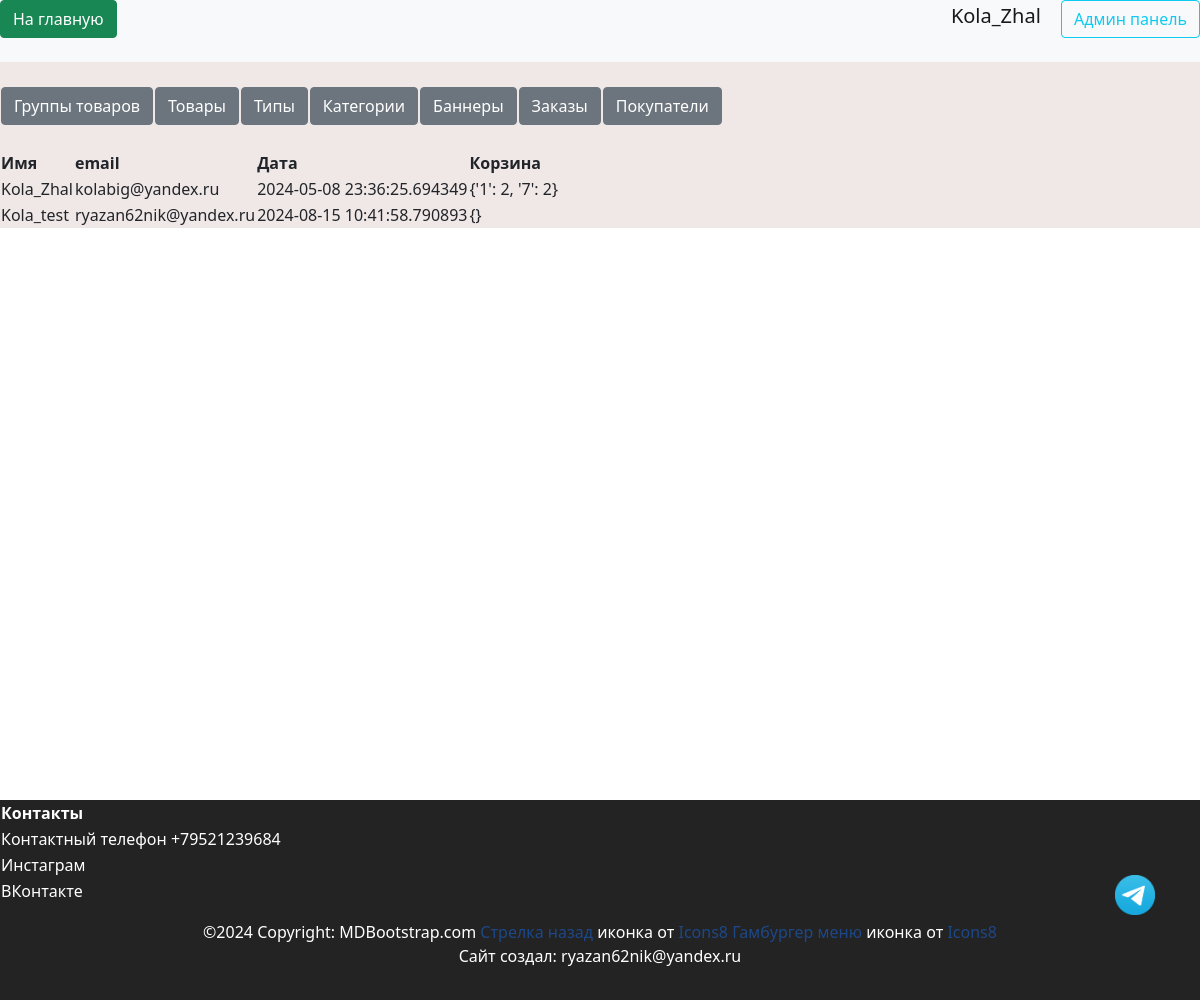
/admin/users (signed in), run on an earlier commit of the app's database.
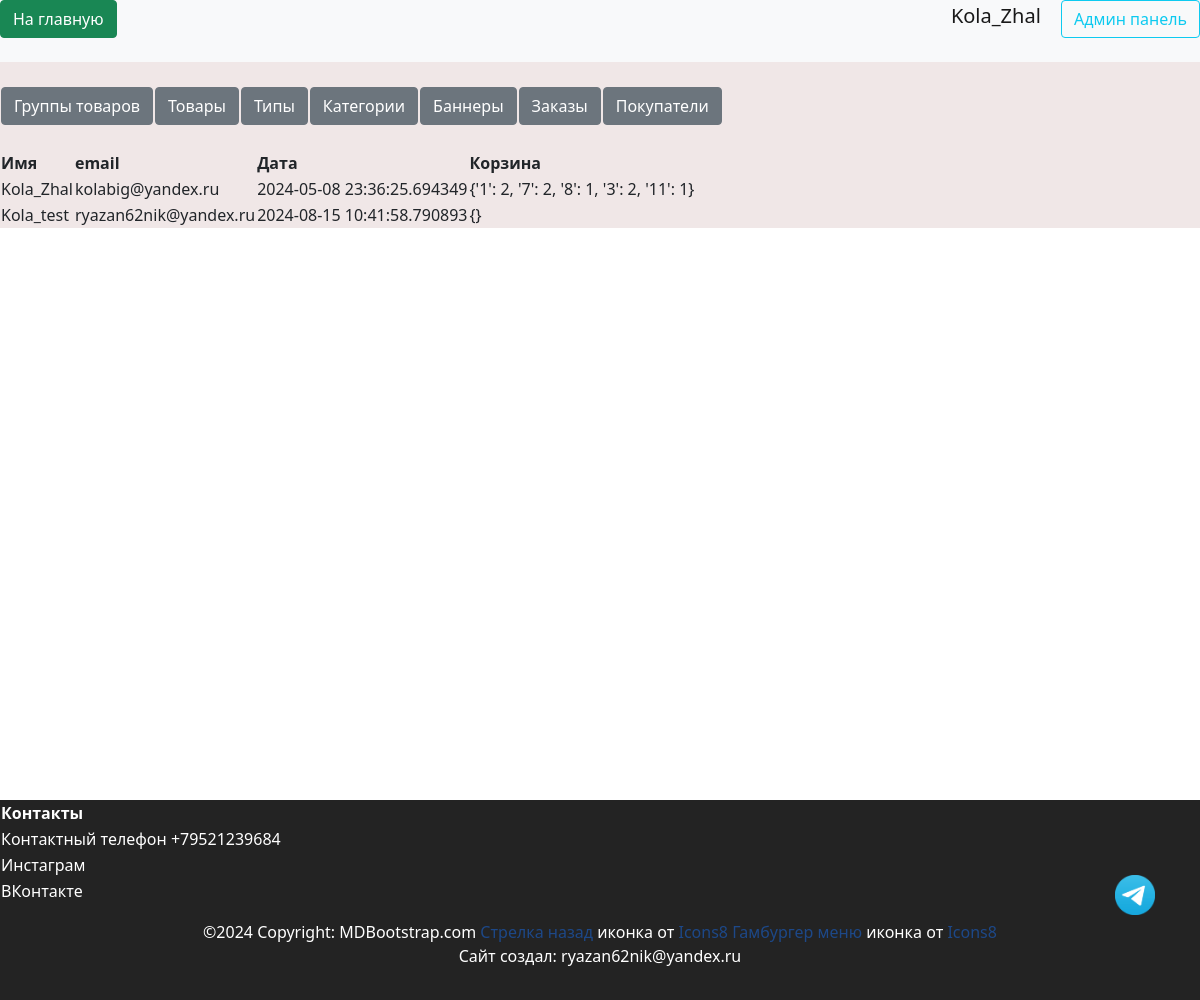
And on a later commit of the database.
### data/users.py (models this page shows, shortened)
class User(SqlAlchemyBase, UserMixin, SerializerMixin):
    __tablename__ = 'users'
    id = sqlalchemy.Column(sqlalchemy.Integer,
                           primary_key=True, autoincrement=True)
    name = sqlalchemy.Column(sqlalchemy.String, nullable=True)
    tel = sqlalchemy.Column(sqlalchemy.String, nullable=True)
    email = sqlalchemy.Column(sqlalchemy.String,
                              index=True, unique=True, nullable=True)
    hashed_password = sqlalchemy.Column(sqlalchemy.String, nullable=True)
    created_date = sqlalchemy.Column(sqlalchemy.DateTime,
                                     default=datetime.datetime.now)
    basket = sqlalchemy.Column(sqlalchemy.String, default='{}')
    admin = sqlalchemy.Column(sqlalchemy.Boolean, default=False)
    tg_id = sqlalchemy.Column(sqlalchemy.String, nullable=True)
    confirmed = sqlalchemy.Column(sqlalchemy.Boolean, default=False)
    address = sqlalchemy.Column(sqlalchemy.String, nullable=True)
    orders = orm.relationship("Order", back_populates='user')

### server.py (the view)
@app.route('/admin/users', methods=['GET', 'POST'])
@login_required
def admin_user():
    if current_user.admin:
        db_sess = db_session.create_session()
        users = db_sess.query(User).all()
        return render_template('pages/admin_users.html', title='Админ панель',
                               users=users)

### data/db_session.py (called while the page is built)
def create_session() -> Session:
    global __factory
    return __factory()

### server.py (called while the page is built)
@login_manager.user_loader
def load_user(user_id):
    db_sess = db_session.create_session()
    return db_sess.query(User).filter(User.id == user_id).first()

### templates/pages/admin_users.html
{% extends "pages/base_admin.html" %}
{% block admincontent %}
<br>
<div>
    <table>
        <tr>
            <th>Имя</th>
            <th>email</th>
            <th>Дата</th>
            <th>Корзина</th>
        </tr>
        {% for user in users %}
        <tr>
            <td>{{ user.name }}</td>
            <td>{{ user.email }}</td>
            <td>{{ user.created_date }}</td>
            <td>{{ user.basket }}</td>
        </tr>
        {% endfor %}
    </table>
</div>
{% endblock %}

### templates/pages/base_admin.html
{% extends "base.html" %}
{% block content %}
<div class="admin-background">
    <br>
    <div>
        <table>
            <tr>
                <th><a href="/admin/productsgroups" class="btn btn-secondary">Группы товаров</a></th>
                <th><a href="/admin/products" class="btn btn-secondary">Товары</a></th>
                <th><a href="/admin/types" class="btn btn-secondary">Типы</a></th>
                <th><a href="/admin/categories" class="btn btn-secondary">Категории</a></th>
                <th><a href="/admin/banners" class="btn btn-secondary">Баннеры</a></th>
                <th><a href="/admin/orders" class="btn btn-secondary">Заказы</a></th>
                <th><a href="/admin/users" class="btn btn-secondary">Покупатели</a></th>
            </tr>
        </table>
    </div>
    <div>
        {% block admincontent %}{% endblock %}
    </div>
</div>
{% endblock %}

### templates/base.html (shortened to what this page needs)
<!doctype html>
<html lang="ru">
<head>
    <link rel="stylesheet" href="{{ url_for('static', filename='css/bootstrap.min.css') }}">
    <link rel="stylesheet" href="{{ url_for('static', filename='css/header.css') }}">
    <link rel="stylesheet" href="{{ url_for('static', filename='css/footer.css') }}">
    <link rel="stylesheet" href="{{ url_for('static', filename='css/style.css') }}">
    <link rel="stylesheet" href="{{ url_for('static', filename='css/mystyle.css') }}">
    <link rel="stylesheet" href="{{ url_for('static', filename='css/index.css') }}">
    <link rel="stylesheet" href="{{ url_for('static', filename='css/product_style.css') }}">
</head>
<body>
    {% include 'includes/header.html' %}
    <div class="my-container">
        <main>
            {% block content %}
            {% endblock %}
        </main>
        {% include 'includes/footer.html' %}
    </div>
    <a href="https://t.me/Ok_se_96" target="_blank">
        <div class="tg-button"></div>
    </a>
</body>
</html>

### templates/includes/header.html
<header class="header--fixed">
    <nav class="navbar navbar-light bg-light">
        <p align="right">
            <a href="/index" class="btn btn-success"> На главную </a>
        </p>
        {% if current_user.is_authenticated %}
        <p align="right">
            <a class="logout navbar-brand" href="/logout">{{ current_user.name }}</a>
            {% if current_user.admin%}
            <a class="btn btn-outline-info mr-2" href="/admin/products">Админ панель</a>
            {% endif %}
            {% else %}
        <p align="right">
            <a class="btn btn-primary" onclick="saveHref('/register')" href="/register">Зарегистрироваться</a>
            <a class="btn btn-success" onclick="saveHref('/login')" href="/login">Войти</a>
        </p>
        {% endif %}
    </nav>
</header>

### templates/includes/footer.html
<footer class="bg-body-tertiary text-center text-lg-start">
    <table>
        <tr>
            <th>Контакты</th>
        </tr>
        <tr>
            <td>Контактный телефон <a href="tel:+79521239684" style="color:#FFFFFF">+79521239684</a></td>
        </tr>
        <tr>
            <td><a href="https://www.instagram.com/b_decor_e?igsh=b2hqcHRpaGV5bGYx&utm_source=qr"
                    target="_blank">Инстаграм</a>
            </td>
        </tr>
        <tr>
            <td><a href="https://vk.com/ok_se_96" target="_blank">ВКонтакте</a>
            </td>
        </tr>
    </table>
    <div class="text-center p-3">
        ©2024 Copyright:
        <a href="https://mdbootstrap.com/" style="color:#FFFFFF">MDBootstrap.com</a>
        <a target="_blank" href="https://icons8.com/icon/40217/back">Стрелка назад</a> иконка от <a target="_blank"
            href="https://icons8.com">Icons8</a>
        <a target="_blank" href="https://icons8.com/icon/8113/menu">Гамбургер меню</a> иконка от <a target="_blank"
            href="https://icons8.com">Icons8</a>
        <p>Сайт создал: ryazan62nik@yandex.ru</p>
    </div>
</footer>

### static/css/header.css (style rules this page uses)
:root { --main-color: #0179FA; --second-color: white; }

### static/css/footer.css (style rules this page uses)
:root { --main-color: #111111; --second-color: white; }
footer { background-color: var(--main-color); }
footer table tr, footer table tr td a { color: var(--second-color); text-align: start; }

### static/css/mystyle.css (style rules this page uses)
html { --firstly-color: white; --secondary-color: rgba(91, 82, 212, 0.837); --thirdly-color: rgb(99, 96, 105); --fourly-color: rgb(144, 182, 242); --black: rgb(35, 35, 35); --dark-blue: #12191d; --white: #ffffff; --green: #33ff00; --caribbean: #00e197; --light-green: #8eef8c; --turquoise: #12eeff; --pink: #f053d5; --red: #fe785a; --gray-900: #0c1114; --gray-700: #242a2c; --gray-650: #495257; --gray-600: #424b4f; --gray-500: #495257; --gray-300: #8d979e; --gray-200: #acb4b9; --gray-150: #aeb6bb; --gray-100: #eef1f3; --gray-50: #f6f8f9; --framing: black; --text-color: white; }
main { flex: 1; min-width: 95%; justify-content: center; display: block; margin: 0 auto; text-align: left; }
body { min-height: 100vh; position: relative; margin: 0; padding: 0; text-align: center; }
footer { position: absolute; bottom: -200px; width: 100%; }
.my-container { min-width: 100%; max-width: 98vw; }
.admin-background { background-color: rgb(240, 231, 231); }
footer { clear: both; padding: 0; background: var(--black); color: #ffffff; overflow: hidden; min-width: 100; }
.tg-button { display: block; position: fixed; bottom: 10vh; right: 5vh; width: 5vh; height: 5vh; border: none; background-image: url(../img/system/tg_logo.png); background-size: cover; margin: 5px 5px; }

### static/css/index.css (style rules this page uses)
.navbar { padding-top: 0; }

### static/css/product_style.css (style rules this page uses)
:root { --product-text-color: rgb(255, 122, 0); --product-description-color: rgb(195, 213, 243); --product-title-color: rgb(255, 215, 0); --product-background: rgb(19, 68, 124); }
a { color: rgb(29, 72, 136); text-decoration: none; }

What changed in the data, as far as the page shows it:
changed User "Kola_Zhal": basket "{'1': 2, '7': 2}" → "{'1': 2, '7': 2, '8': 1, '3': 2, '11': 1}"
